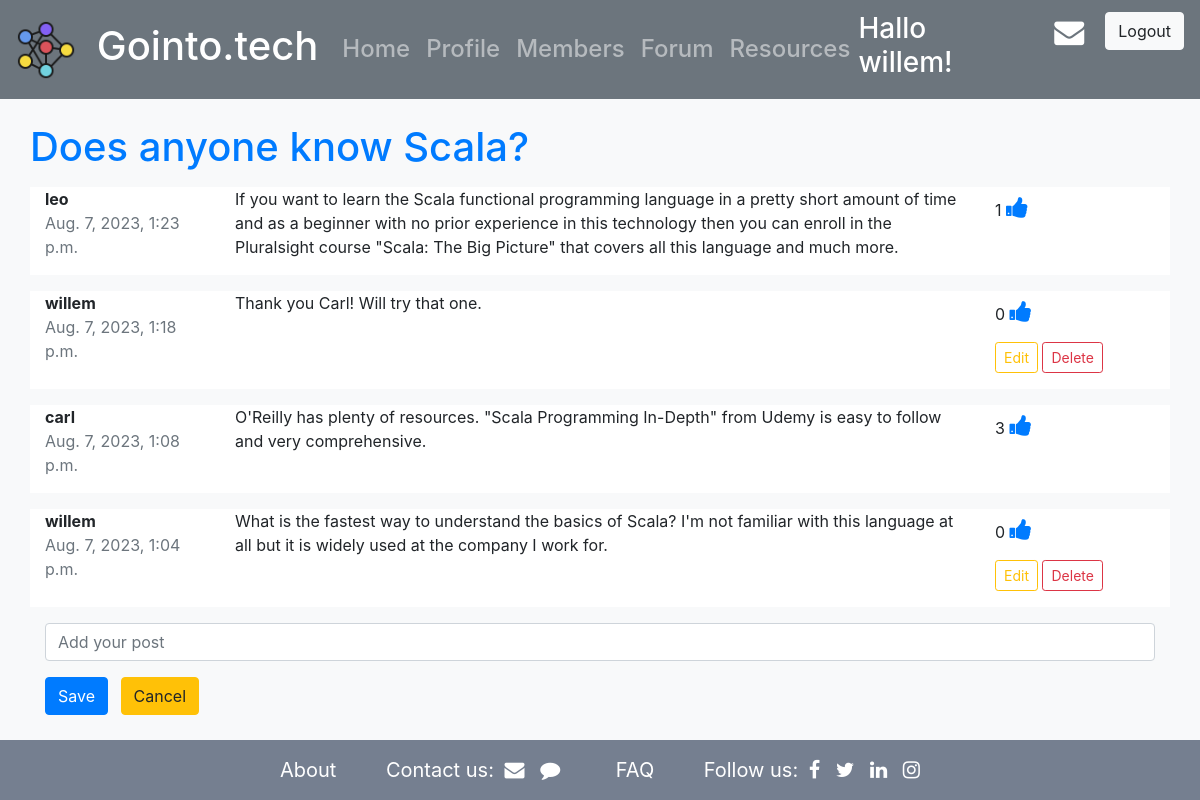
/forum/15/ (signed in), run on the app's committed database.
### forum/models.py (models this page shows, shortened)
class Thread(models.Model):
    title = models.CharField(max_length=250)
    author =  models.ForeignKey(User, on_delete=models.DO_NOTHING, related_name='+')
    created = models.DateTimeField(auto_now_add=True)
    class Meta:
        ordering = ['-created']
        indexes = [
            models.Index(fields=['-created']),
        ]

class Post(models.Model):
    thread = models.ForeignKey(Thread, on_delete=models.CASCADE, related_name='posts')
    author =  models.ForeignKey(User, on_delete=models.DO_NOTHING, related_name='user_posts')
    body = models.CharField(max_length=2000)
    created = models.DateTimeField(auto_now_add=True)
    class Meta:
        ordering = ['-created']
        indexes = [
            models.Index(fields=['created']),
        ]
    def get_like_no(self):
        return self.post_likes.all().count()

### forum/views.py (the view, shortened to what this page needs)
# urls.py: path('<int:pk>/', views.thread_detail, name='thread_detail'),
@login_required
def thread_detail(request, pk):
    thread = get_object_or_404(Thread, pk=pk)
    posts = thread.posts.all()
    if request.method == "GET":
        form = PostForm()
        return render(request, 'forum/thread_detail.html', {'thread': thread, 'posts': posts, 'form': form})

### forum/forms.py
class PostForm(forms.ModelForm):
    body = forms.CharField(label="", widget=forms.TextInput(attrs={'placeholder': 'Add your post'}))
    class Meta:
        model = Post
        fields = ['body']

### forum/templates/forum/thread_detail.html (shortened to what this page needs)
{% extends "base.html" %}
{% load crispy_forms_tags %}
{% block content %}
<div class="container">
    <div class="row">
        <h1 class="text-primary mt-4 mb-3">{{ thread.title }}</h1>
    </div>
    {% if thread.posts.all.count == 0 %}
    <div class="row my-5">
      <div class="col">
        <h4>No posts in this thread yet.</h4>
      </div>
    </div>
    {% else %}
    {% for post in posts %}
    <div class="row mb-3 bg-white">
        <div class="col-2">
            <p class="font-weight-bold mb-0">{{ post.author }}</p>
            <p class="text-secondary">{{ post.created }}</p>
        </div>
        <div class="col-8"><p>{{ post.body }}</p></div>
        <div class="col-2 my-2">
            <p>{{post.get_like_no}} <a href="{% url 'forum:like' post.id %}"><i class="fa fa-thumbs-up" style="font-size:24px"></i></a></p>
            {% if request.user == post.author %}
            <a class="btn btn-outline-warning btn-sm mb-2" href="{% url 'forum:edit_post' post.id %}" role="button">Edit</a>
            <a class="btn btn-outline-danger btn-sm mb-2" href="{% url 'forum:delete_post' post.id %}" role="button">Delete</a>
            {% endif %}
        </div>
    </div>
    {% endfor %}
    {% endif %}
    <div class="row">
        <div class="col">
            <form method="POST">
                {{ form|crispy }}
                <input class="btn btn-primary mb-3" type="submit" value="Save">
                <a class="btn btn-warning ml-2 mb-3" href="{% url 'forum:thread_list' %}">Cancel</a>
            </form>
        </div>
    </div>
</div>
{% endblock content %}

### templates/base.html (shortened to what this page needs)
{% load static %}
<!doctype html>
<html lang="en">
<head>
  <link href="https://maxcdn.bootstrapcdn.com/font-awesome/4.4.0/css/font-awesome.min.css" rel="stylesheet"/>
  <link rel="stylesheet" href="https://cdn.jsdelivr.net/npm/bootstrap@4.1.3/dist/css/bootstrap.min.css">
  <link rel="stylesheet" href="{% static 'css/base.css' %}">
</head>
<body class="bg-light">
    <nav class="navbar navbar-expand-lg navbar-dark bg-secondary py-1">
        <a class="navbar-brand text-white font-weight-bold" href="{% url 'index' %}">
            <img src={% static 'images/logo1.png' %} width="60" height="60" class="d-inline-block align-center" alt="">
            <p class="d-inline-block h1 ml-3 align-middle">Gointo.tech</p>
        </a>
        <div class="collapse navbar-collapse text-white" id="navbarText">
            <ul class="navbar-nav mr-auto h4">
                {% if user.is_authenticated %}
              <li class="nav-item">
                <a class="nav-link" href="{% url 'actions:dashboard' %}">Home </a>
              </li>
              <li class="nav-item">
                <a class="nav-link" href="{% url 'profile' %}">Profile</a>
              </li>
              <li class="nav-item">
                <a class="nav-link" href="{% url 'user_list' %}">Members</a>
              </li>
              <li class="nav-item">
                <a class="nav-link" href="{% url 'forum:thread_list' %}">Forum</a>
              </li>
                {% endif %}
              <li class="nav-item">
                <a class="nav-link" href="{% url 'resources:article_list' %}">Resources</a>
              </li>
            </ul>
            {% if user.is_authenticated %}
            <div class="d-inline-flex my-2">
                <div class="h3  text-white mr-4"> Hallo {{ user.username }}!</div>
                <a href="{% url 'mailbox' %}"><i class="fa fa-envelope" style="color:white; font-size: 30px; padding: 5px;"></i></a>
                <a href="{% url 'logout' %}">
                <button class="btn btn-light ml-3" type="submit">Logout</button>
                </a>
            </div>
              {% endif %}
        </div>
    </nav>
    {% block content %}
    {% endblock content %}
    <footer class="footer">
      <div class="container text-center">
        <span><a href="#">About</a></span>
        <span>Contact us:
          <a href="#"><i class="fa fa-envelope"></i></a>
          <a href="#"><i class="fa fa-comment"></i></a>
        </span>
        <span><a href="#">FAQ</a></span>
        <span>Follow us:
          <a href="#"><i class="fa fa-facebook"></i></a>
          <a href="#"><i class="fa fa-twitter"></i></a>
          <a href="#"><i class="fa fa-linkedin"></i></a>
          <a href="#"><i class="fa fa-instagram"></i></a>
        </span>
      </div>
    </footer>
</body>
</html>

### static/css/base.css (style rules this page uses)
html { position: relative; min-height: 100%; }
body { margin-bottom: 60px; }
.footer { position: absolute; bottom: 0; width: 100%; height: 60px; line-height: 60px; background: #757f90; }
.footer a { color: white; font-size: 20px; padding: 5px; transition: all .5s ease; }
.footer span { color: white; font-size: 20px; padding: 20px; }

### data on the page
Thread: title "Does anyone know Scala?"
Post: author "leo", created "Aug. 7, 2023, 1:23 p.m.", body "If you want to learn the Scala functional programming language in a pretty short amount of time and as a beginner with no prior experience in this technology then you can enroll in the Pluralsight course \"Scala: The Big Picture\" that covers all this language and much more.", get_like_no "1"
Post: author "willem", created "Aug. 7, 2023, 1:18 p.m.", body "Thank you Carl! Will try that one.", get_like_no "0", shows "Edit"
Post: author "carl", created "Aug. 7, 2023, 1:08 p.m.", body "O'Reilly has plenty of resources. \"Scala Programming In-Depth\" from Udemy is easy to follow and very comprehensive.", get_like_no "3"
Post: author "willem", created "Aug. 7, 2023, 1:04 p.m.", body "What is the fastest way to understand the basics of Scala? I'm not familiar with this language at all but it is widely used at the company I work for.", get_like_no "0", shows "Edit"

### other printed values
{{ user.username }} "willem"
